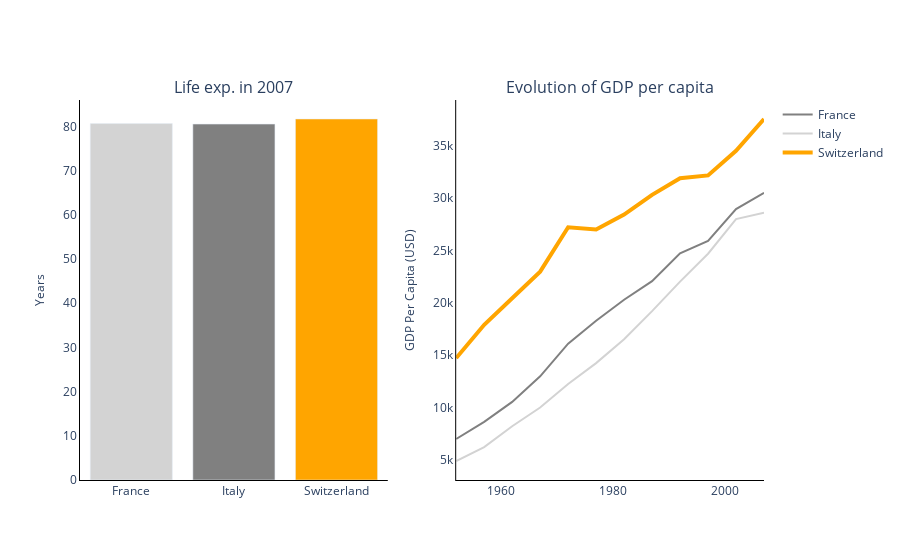

Notebook code cell kept with this figure:
### Code cell
# compare life expectancy for F, I, CH in 2007
# display GDP per capita over time for F, I, CH

# define dataset
lifeExp = data[(data['country'].isin(['France', 'Italy', 'Switzerland'])) & (data['year']==2007)]

# figure with 2 subplots and title
fig1 = make_subplots(
    rows=1, cols=2,
    subplot_titles=("Life exp. in 2007", "Evolution of GDP per capita")
)

# first plot data trace
fig1.add_trace(
    go.Bar(x=lifeExp['country'], y=lifeExp['lifeExp'], marker_color=["lightgray", "gray", "orange"],
           # define what is shown while hovering
           hovertemplate="Country: %{x}<br>Life expectancy: %{y:.1f}", showlegend=False )
    ,row=1, col=1
)

# second plot data traces
# France
fig1.add_trace(
    go.Scatter(x=df_fr['year'], y=df_fr['gdpPercap'], name="France",
               marker={"color": "gray"},
               mode="lines"
              )
    ,row=1, col=2
)
# Italy
fig1.add_trace(
    go.Scatter(x=df_it['year'], y=df_it['gdpPercap'], name="Italy",
               marker={"color": "lightgray"},
               mode="lines"
              ),
    row=1, col=2
)
# Switzerland
fig1.add_trace(
    go.Scatter(x=df_ch['year'], y=df_ch['gdpPercap'], name="Switzerland",
               line={"color": "orange", "width": 4},
               mode="lines"
              ),
    row=1, col=2
)

# update layout
fig1.update_layout(
    plot_bgcolor="white",
    # shows all hover labels for all traces at once
    hovermode="x"
)

# show x-line for both axes, show y-axis labels for each subplot
fig1.update_xaxes(showline=True, linewidth=1, linecolor='black')
fig1.update_yaxes(showline=True, linewidth=1, linecolor="black")
fig1.update_yaxes(title={"text": "Years", "font": {"size": 12}}, row=1, col=1)
fig1.update_yaxes(title={"text": "GDP Per Capita (USD)", "font": {"size": 12}}, row=1, col=2)

# show figure
fig1.show()

### Figure 1 — Plotly figure (JSON) as saved in the notebook; plotly's stock layout.template omitted (floating-point values rounded to 4 significant figures)
{"data": [{"hovertemplate": "Country: %{x}<br>Life expectancy: %{y:.1f}", "marker": {"color": ["lightgray", "gray", "orange"]}, "showlegend": false, "type": "bar", "x": ["France", "Italy", "Switzerland"], "xaxis": "x", "y": [80.66, 80.55, 81.7], "yaxis": "y"}, {"marker": {"color": "gray"}, "mode": "lines", "name": "France", "type": "scatter", "x": [1952, 1957, 1962, 1967, 1972, 1977, 1982, 1987, 1992, 1997, 2002, 2007], "xaxis": "x2", "y": [7030.0, 8663.0, 10560.0, 13000.0, 16110.0, 18290.0, 20290.0, 22070.0, 24700.0, 25890.0, 28930.0, 30470.0], "yaxis": "y2"}, {"marker": {"color": "lightgray"}, "mode": "lines", "name": "Italy", "type": "scatter", "x": [1952, 1957, 1962, 1967, 1972, 1977, 1982, 1987, 1992, 1997, 2002, 2007], "xaxis": "x2", "y": [4931.0, 6249.0, 8244.0, 10020.0, 12270.0, 14260.0, 16540.0, 19210.0, 22010.0, 24680.0, 27970.0, 28570.0], "yaxis": "y2"}, {"line": {"color": "orange", "width": 4}, "mode": "lines", "name": "Switzerland", "type": "scatter", "x": [1952, 1957, 1962, 1967, 1972, 1977, 1982, 1987, 1992, 1997, 2002, 2007], "xaxis": "x2", "y": [14730.0, 17910.0, 20430.0, 22970.0, 27200.0, 26980.0, 28400.0, 30280.0, 31870.0, 32140.0, 34480.0, 37510.0], "yaxis": "y2"}], "layout": {"annotations": [{"font": {"size": 16}, "showarrow": false, "text": "Life exp. in 2007", "x": 0.225, "xanchor": "center", "xref": "paper", "y": 1, "yanchor": "bottom", "yref": "paper"}, {"font": {"size": 16}, "showarrow": false, "text": "Evolution of GDP per capita", "x": 0.775, "xanchor": "center", "xref": "paper", "y": 1, "yanchor": "bottom", "yref": "paper"}], "autosize": true, "hovermode": "x", "plot_bgcolor": "white", "xaxis": {"anchor": "y", "autorange": true, "domain": [0, 0.45], "linecolor": "black", "linewidth": 1, "range": [-0.5, 2.5], "showline": true, "type": "category"}, "xaxis2": {"anchor": "y2", "autorange": true, "domain": [0.55, 1], "linecolor": "black", "linewidth": 1, "range": [1952, 2007], "showline": true, "type": "linear"}, "yaxis": {"anchor": "x", "autorange": true, "domain": [0, 1], "linecolor": "black", "linewidth": 1, "range": [0, 86.0], "showline": true, "title": {"font": {"size": 12}, "text": "Years"}, "type": "linear"}, "yaxis2": {"anchor": "x2", "autorange": true, "domain": [0, 1], "linecolor": "black", "linewidth": 1, "range": [3122.0, 39320.0], "showline": true, "title": {"font": {"size": 12}, "text": "GDP Per Capita (USD)"}, "type": "linear"}}}
